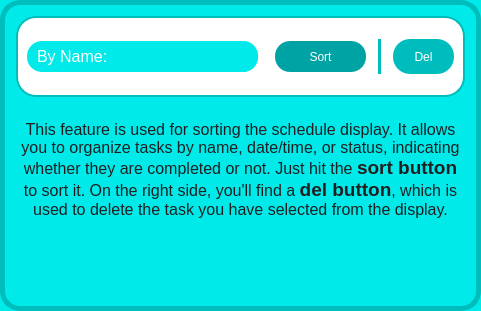
               <widget class="QFrame" name="frame_20">
                <property name="minimumSize">
                 <size>
                  <width>481</width>
                  <height>307</height>
                 </size>
                </property>
                <property name="styleSheet">
                 <string notr="true">background-color: rgb(0, 234, 234);
border-radius: 20px;
border: 5px solid rgb(0, 189, 189)
</string>
                </property>
                <property name="frameShape">
                 <enum>QFrame::StyledPanel</enum>
                </property>
                <property name="frameShadow">
                 <enum>QFrame::Raised</enum>
                </property>
                <layout class="QGridLayout" name="gridLayout_29">
                 <item row="1" column="0">
                  <widget class="QTextBrowser" name="textBrowser_2">
                   <property name="minimumSize">
                    <size>
                     <width>401</width>
                     <height>48</height>
                    </size>
                   </property>
                   <property name="styleSheet">
                    <string notr="true">border: none;</string>
                   </property>
                   <property name="html">
                    <string>&lt;!DOCTYPE HTML PUBLIC &quot;-//W3C//DTD HTML 4.0//EN&quot; &quot;http://www.w3.org/TR/REC-html40/strict.dtd&quot;&gt;
&lt;html&gt;&lt;head&gt;&lt;meta name=&quot;qrichtext&quot; content=&quot;1&quot; /&gt;&lt;style type=&quot;text/css&quot;&gt;
p, li { white-space: pre-wrap; }
&lt;/style&gt;&lt;/head&gt;&lt;body style=&quot; font-family:'MS Shell Dlg 2'; font-size:8.25pt; font-weight:400; font-style:normal;&quot;&gt;
&lt;p align=&quot;center&quot; style=&quot;-qt-paragraph-type:empty; margin-top:0px; margin-bottom:0px; margin-left:0px; margin-right:0px; -qt-block-indent:0; text-indent:0px;&quot;&gt;&lt;br /&gt;&lt;/p&gt;
&lt;p align=&quot;center&quot; style=&quot; margin-top:0px; margin-bottom:0px; margin-left:0px; margin-right:0px; -qt-block-indent:0; text-indent:0px;&quot;&gt;&lt;span style=&quot; font-family:'Courier New'; font-size:12pt; color:#201f21;&quot;&gt;This feature is used for sorting the schedule display. It allows you to organize tasks by name, date/time, or status, indicating whether they are completed or not. Just hit the &lt;/span&gt;&lt;span style=&quot; font-family:'Courier New'; font-size:14pt; font-weight:600; color:#201f21;&quot;&gt;sort button&lt;/span&gt;&lt;span style=&quot; font-family:'Courier New'; font-size:12pt; color:#201f21;&quot;&gt; to sort it. On the right side, you'll find a &lt;/span&gt;&lt;span style=&quot; font-family:'Courier New'; font-size:14pt; font-weight:600; color:#201f21;&quot;&gt;del button&lt;/span&gt;&lt;span style=&quot; font-family:'Courier New'; font-size:12pt; color:#201f21;&quot;&gt;, which is used to delete the task you have selected from the display.&lt;/span&gt;&lt;/p&gt;&lt;/body&gt;&lt;/html&gt;</string>
                   </property>
                  </widget>
                 </item>
                 <item row="0" column="0">
                  <widget class="QFrame" name="frame_21">
                   <property name="sizePolicy">
                    <sizepolicy hsizetype="Preferred" vsizetype="Fixed">
                     <horstretch>0</horstretch>
                     <verstretch>0</verstretch>
                    </sizepolicy>
                   </property>
                   <property name="minimumSize">
                    <size>
                     <width>0</width>
                     <height>81</height>
                    </size>
                   </property>
                   <property name="styleSheet">
                    <string notr="true">background-color: rgb(255, 255, 255);
border-radius: 20px;
border: 2px solid   rgb(0, 189, 189);
font: 87 8pt &quot;Arial Black&quot;;</string>
                   </property>
                   <property name="frameShape">
                    <enum>QFrame::StyledPanel</enum>
                   </property>
                   <property name="frameShadow">
                    <enum>QFrame::Raised</enum>
                   </property>
                   <layout class="QGridLayout" name="gridLayout_30">
                    <item row="0" column="0">
                     <widget class="QComboBox" name="comboBox_4">
                      <property name="enabled">
                       <bool>false</bool>
                      </property>
                      <property name="sizePolicy">
                       <sizepolicy hsizetype="Expanding" vsizetype="Fixed">
                        <horstretch>0</horstretch>
                        <verstretch>0</verstretch>
                       </sizepolicy>
                      </property>
                      <property name="minimumSize">
                       <size>
                        <width>0</width>
                        <height>31</height>
                       </size>
                      </property>
                      <property name="font">
                       <font>
                        <family>Arial</family>
                        <pointsize>12</pointsize>
                        <weight>50</weight>
                        <italic>false</italic>
                        <bold>false</bold>
                       </font>
                      </property>
                      <property name="styleSheet">
                       <string notr="true">/* QComboBox Stylesheet */
QComboBox {
    background-color: rgb(0, 234, 234);
	color: rgb(255, 255, 255);
	font: 12pt &quot;Arial&quot;;
    border: none;
    padding: 5px 10px;
    selection-background-color: rgb(0, 234, 234);
    border-radius: 15px;
}

QComboBox::drop-down {
    background-color: rgb(0, 234, 234);
	font: 8pt &quot;Arial&quot;;
    border: none;
    width: 25px;
    border-top-right-radius: 15px;
    border-bottom-right-radius: 15px;
}

QComboBox QAbstractItemView {
    background-color: rgb(85, 255, 255);
	font: 8pt &quot;Arial&quot;;
    color: rgb(78, 235, 235);
    border: none;
    selection-background-color:   rgb(85, 255, 255);
    border-radius: 15px;
}</string>
                      </property>
                      <item>
                       <property name="text">
                        <string>By Name:</string>
                       </property>
                      </item>
                      <item>
                       <property name="text">
                        <string>By Date/Time:</string>
                       </property>
                      </item>
                      <item>
                       <property name="text">
                        <string>By Status:</string>
                       </property>
                      </item>
                     </widget>
                    </item>
                    <item row="0" column="1">
                     <spacer name="horizontalSpacer_32">
                      <property name="orientation">
                       <enum>Qt::Horizontal</enum>
                      </property>
                      <property name="sizeType">
                       <enum>QSizePolicy::Fixed</enum>
                      </property>
                      <property name="sizeHint" stdset="0">
                       <size>
                        <width>11</width>
                        <height>20</height>
                       </size>
                      </property>
                     </spacer>
                    </item>
                    <item row="0" column="2">
                     <widget class="QPushButton" name="pushButton_19">
                      <property name="sizePolicy">
                       <sizepolicy hsizetype="Fixed" vsizetype="Fixed">
                        <horstretch>0</horstretch>
                        <verstretch>0</verstretch>
                       </sizepolicy>
                      </property>
                      <property name="minimumSize">
                       <size>
                        <width>91</width>
                        <height>31</height>
                       </size>
                      </property>
                      <property name="styleSheet">
                       <string notr="true">QPushButton {
background-color: rgb(0, 163, 163);
color: rgb(255, 255, 255);
border-radius: 15px;
border: none;
font: 87 10pt &quot;Arial Black&quot;;
}

QPushButton:hover {
background-color: rgb(255, 255, 255);
color: rgb(0, 163, 163);
border-radius: 15px;
border: none;
}

QPushButton:pressed {
background-color: rgb(0, 163, 163)
}
</string>
                      </property>
                      <property name="text">
                       <string>Sort</string>
                      </property>
                     </widget>
                    </item>
                    <item row="0" column="3">
                     <spacer name="horizontalSpacer_33">
                      <property name="orientation">
                       <enum>Qt::Horizontal</enum>
                      </property>
                      <property name="sizeType">
                       <enum>QSizePolicy::Fixed</enum>
                      </property>
                      <property name="sizeHint" stdset="0">
                       <size>
                        <width>6</width>
                        <height>20</height>
                       </size>
                      </property>
                     </spacer>
                    </item>
                    <item row="0" column="4">
                     <widget class="Line" name="line_6">
                      <property name="styleSheet">
                       <string notr="true">border-color: rgb(0, 189, 189)</string>
                      </property>
                      <property name="orientation">
                       <enum>Qt::Vertical</enum>
                      </property>
                     </widget>
                    </item>
                    <item row="0" column="5">
                     <spacer name="horizontalSpacer_34">
                      <property name="orientation">
                       <enum>Qt::Horizontal</enum>
                      </property>
                      <property name="sizeType">
                       <enum>QSizePolicy::Fixed</enum>
                      </property>
                      <property name="sizeHint" stdset="0">
                       <size>
                        <width>6</width>
                        <height>20</height>
                       </size>
                      </property>
                     </spacer>
                    </item>
                    <item row="0" column="6">
                     <widget class="QPushButton" name="pushButton_20">
                      <property name="sizePolicy">
                       <sizepolicy hsizetype="Fixed" vsizetype="Fixed">
                        <horstretch>0</horstretch>
                        <verstretch>0</verstretch>
                       </sizepolicy>
                      </property>
                      <property name="minimumSize">
                       <size>
                        <width>61</width>
                        <height>35</height>
                       </size>
                      </property>
                      <property name="styleSheet">
                       <string notr="true">QPushButton {
background-color: rgb(0, 189, 189);
color: rgb(255, 255, 255);
border-radius: 17px;
border: none;
font: 87 10pt &quot;Arial Black&quot;;
}

QPushButton:hover {
background-color: rgb(255, 255, 255);
color: rgb(0, 189, 189);
}

QPushButton:pressed {
background-color: rgb(0, 189, 189);
}</string>
                      </property>
                      <property name="text">
                       <string>Del</string>
                      </property>
                     </widget>
                    </item>
                   </layout>
                  </widget>
                 </item>
                </layout>
               </widget>
